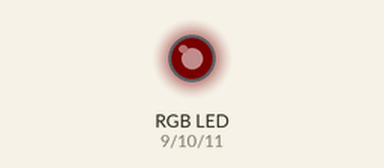
This sketch was run on a simulated Arduino Uno, built with avr-gcc and run on an emulated ATmega328P. Shown: an RGB LED mixed from three pins (HIGH = lit). Dim RGB values are drawn brighter than linear.

Above: at 0.05 s.
At 2.45 s:
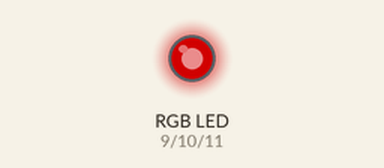
At 4.85 s:
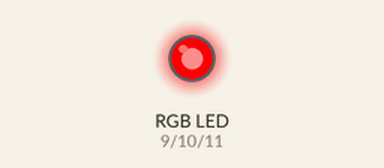
At 9.65 s:
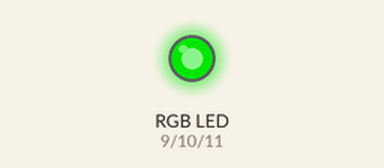
At 14.45 s:
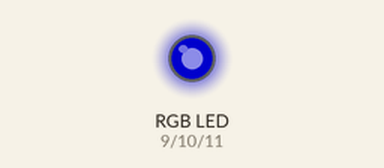
At 19.35 s:
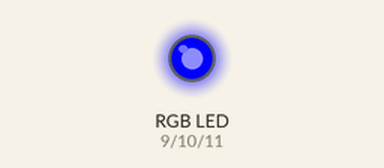
Timing chart, 0 to 25.2 s (numbered marks = the images above):
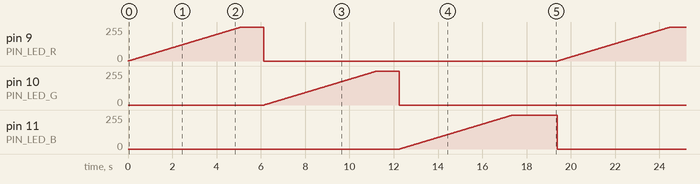

The sketch:

RGB2.ino
```cpp
/* Broches */
const byte PIN_LED_R = 9;
const byte PIN_LED_G = 10;
const byte PIN_LED_B = 11;
#define DELAY 20

void displayColor(byte r, byte g, byte b) {

  // Assigne l'état des broches
  // Version cathode commune
  analogWrite(PIN_LED_R, r);
  analogWrite(PIN_LED_G, g);
  analogWrite(PIN_LED_B, b);

  // Version anode commune
  //analogWrite(PIN_LED_R, ~r);
  //analogWrite(PIN_LED_G, ~g);
  //analogWrite(PIN_LED_B, ~b);
}

void setup() {
  // Initialise les broches
  pinMode(PIN_LED_R, OUTPUT);
  pinMode(PIN_LED_G, OUTPUT);
  pinMode(PIN_LED_B, OUTPUT);
  displayColor(0, 0, 0);
}

void loop() {
  /**
  // RED
  displayColor(255, 0, 0);
  delay(1000);100

  // GREEN
  displayColor(0, 255, 0);
  delay(1000);

  // BLUE
  displayColor(0, 0, 255);
  delay(1000);
  **/

  // ROUGE
  for (int i = 0; i < 256; i++) {
    displayColor(i & 255, 0, 0);
    delay(DELAY);
  }
  delay(1000);

  // VERT
  for (int i = 0; i < 256; i++) {
    displayColor(0, i & 255, 0);
    delay(DELAY);
  }
  delay(1000);

  // BLEU
  for (int i = 0; i < 256; i++) {
    displayColor(0, 0, i & 255);
    delay(DELAY);
  }
  delay(1000);

  /**
  for (int r = 0; r < 256; r++) {
    String sr(r);
    for (int g = 0; g < 256; g++) {
      String sg(g);
      for (int b = 0; b < 256; b++) {
        String sb(b);
        String ss = sr + "," + sg + "," + sb;
        Serial.println(b);
        displayColor(r & 255, g & 255, b & 255);
        delay(10);
      }
    }
  }
  **/
  delay(1000);
}
```

Measured:
- by itself, pin 9 (PIN_LED_R), pin 10 (PIN_LED_G), pin 11 (PIN_LED_B): ramps from 0/255 to 255/255 and jumps back, once every 19.4 s
